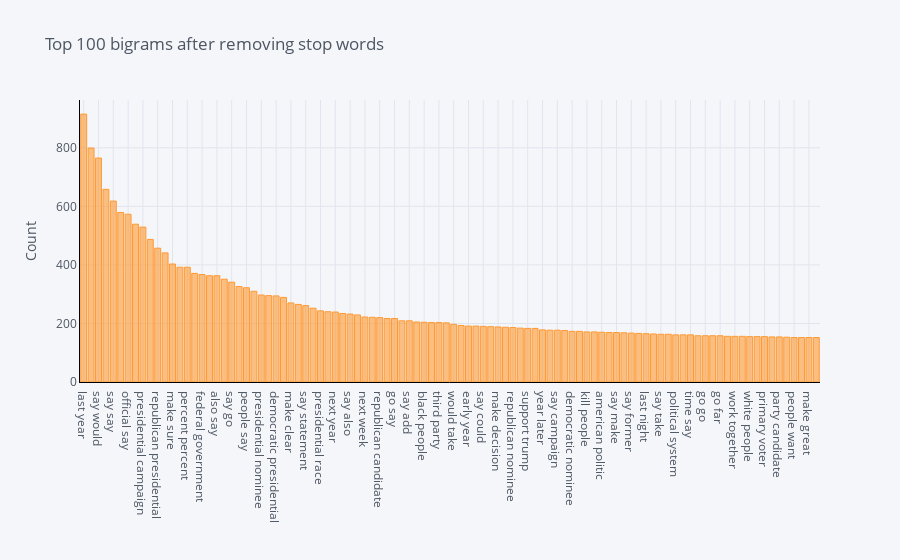

The cell this chart's notebook holds for it:
### Code cell
plot_model(plot ='bigram')

### Figure 1 — Plotly figure (JSON) as saved in the notebook; plotly's stock layout.template omitted (floating-point values rounded to 4 significant figures)
{"data": [{"marker": {"color": "rgba(255, 153, 51, 0.6)", "line": {"color": "rgba(255, 153, 51, 1.0)", "width": 1}}, "name": "count", "orientation": "v", "text": "", "type": "bar", "x": ["last year", "presidential candidate", "say would", "trump say", "say say", "presidential election", "official say", "american people", "presidential campaign", "first time", "republican presidential", "take place", "make sure", "trump campaign", "percent percent", "say trump", "federal government", "many people", "also say", "election day", "say go", "trump supporter", "people say", "say want", "presidential nominee", "say think", "democratic presidential", "go back", "make clear", "poll show", "say statement", "campaign say", "presidential race", "democratic party", "next year", "sander say", "say also", "say know", "next week", "presidential debate", "republican candidate", "long time", "go say", "man woman", "say add", "would make", "black people", "well know", "third party", "recent year", "would take", "vote trump", "early year", "percent say", "say could", "may well", "make decision", "say people", "republican nominee", "young people", "support trump", "win election", "year later", "year say", "say campaign", "would say", "democratic nominee", "trump also", "kill people", "political party", "american politic", "lot people", "say make", "police say", "say former", "come back", "last night", "democratic candidate", "say take", "trump win", "political system", "think would", "time say", "trump would", "go go", "candidate say", "go far", "spokesman say", "work together", "democratic primary", "white people", "first place", "primary voter", "party leader", "party candidate", "voter say", "people want", "thing say", "make great", "republican primary"], "y": [915, 799, 765, 658, 618, 579, 573, 539, 529, 487, 457, 441, 403, 392, 392, 371, 367, 363, 363, 351, 341, 326, 322, 310, 297, 295, 294, 289, 270, 265, 261, 252, 243, 240, 239, 234, 232, 229, 222, 221, 220, 217, 217, 209, 209, 205, 204, 203, 203, 202, 197, 193, 191, 191, 190, 189, 188, 187, 186, 184, 183, 183, 178, 177, 177, 176, 173, 173, 171, 171, 170, 169, 169, 168, 167, 166, 165, 164, 163, 163, 161, 161, 161, 158, 158, 158, 158, 156, 156, 156, 155, 155, 155, 154, 154, 153, 152, 152, 152, 152]}], "layout": {"legend": {"bgcolor": "#F5F6F9", "font": {"color": "#4D5663"}}, "paper_bgcolor": "#F5F6F9", "plot_bgcolor": "#F5F6F9", "title": {"font": {"color": "#4D5663"}, "text": "Top 100 bigrams after removing stop words"}, "xaxis": {"gridcolor": "#E1E5ED", "linecolor": "black", "showgrid": true, "tickfont": {"color": "#4D5663"}, "title": {"font": {"color": "#4D5663"}, "text": ""}, "zerolinecolor": "#E1E5ED"}, "yaxis": {"gridcolor": "#E1E5ED", "linecolor": "black", "showgrid": true, "tickfont": {"color": "#4D5663"}, "title": {"font": {"color": "#4D5663"}, "text": "Count"}, "zerolinecolor": "#E1E5ED"}}}
